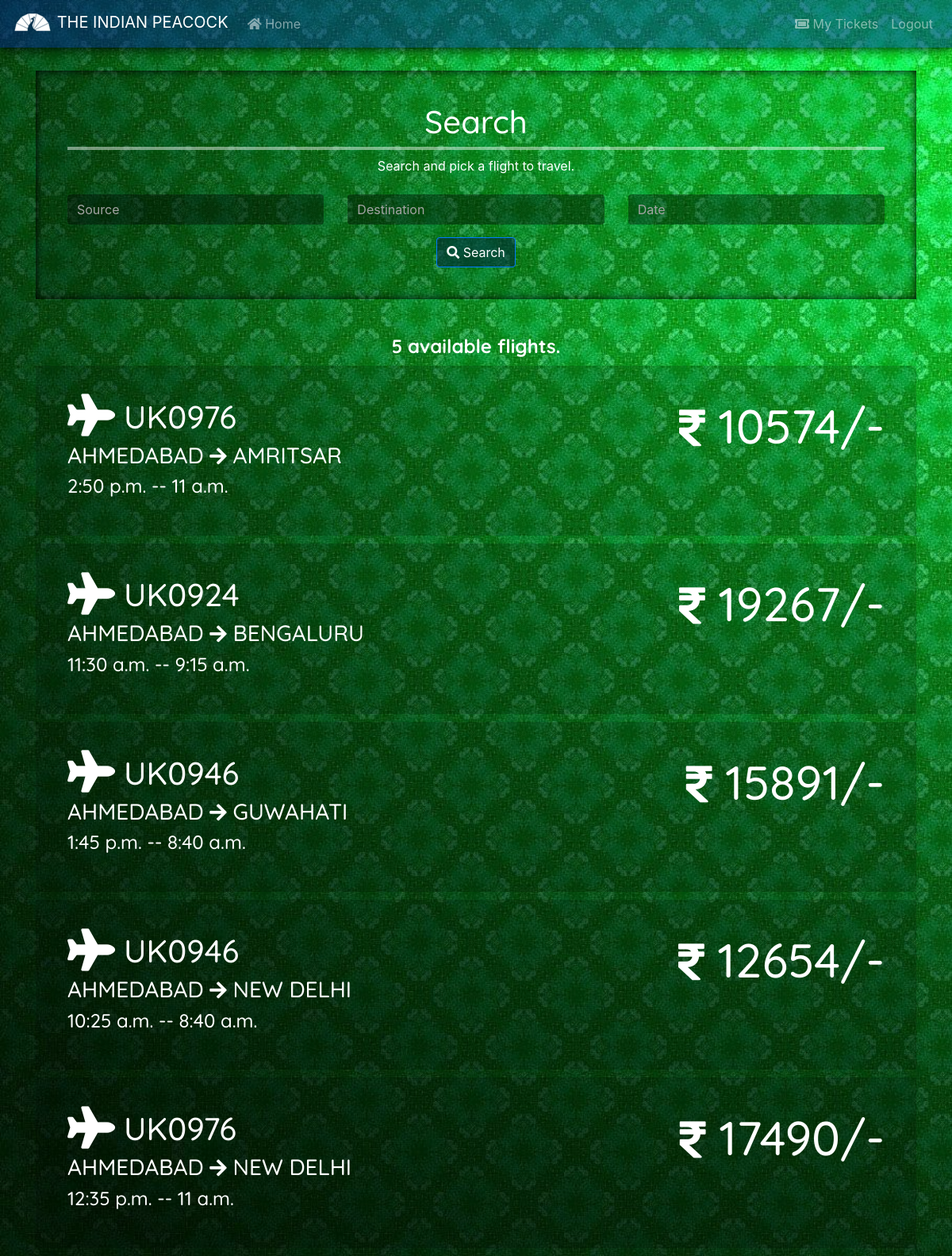
/index/ (signed in), run on the app's committed database.
### airline3app/models.py (models this page shows, shortened)
class FlightDetail(models.Model):
    flight_code = models.ForeignKey(Plane, on_delete=models.CASCADE)
    route_no = models.ForeignKey(Route, on_delete=models.CASCADE)
    arrival = models.TimeField()
    departure = models.TimeField(null=True)
    price = models.PositiveIntegerField()
    class Meta:
        unique_together = (('flight_code', 'route_no'),)

class Route(models.Model):
    route_no = models.AutoField(primary_key=True)
    route_dest = models.CharField(max_length = 100)
    route_src = models.CharField(max_length = 100)
    class Meta:
        unique_together = (('route_dest', 'route_src'),)

### airline3app/views.py (the view)
# urls.py: path('index/',views.index,name='index'),
@login_required
def index(request):
    global cities
    form = SearchForm()
    source = ''
    destination = ''
    q1 = FlightDetail.objects.none()
    if request.method == "POST":
        form = SearchForm(request.POST)
        if form.is_valid():
            jdte = form.cleaned_data.get('Date')
            Day = jdte.strftime("%a").upper()
            source = form.cleaned_data.get('source')
            destination = form.cleaned_data.get('destination')
            request.session['jdte'] = jdte.strftime("%m/%d/%Y")
            q1 = FlightDetail.objects.filter(route_no__route_src__iexact=source, route_no__route_dest__iexact=destination).exclude(noflightday__Days=Day)
            if q1:
                request.session['R_No'] = q1[0].route_no_id
        else:
            print("ERROR")
    else:
        q1 = FlightDetail.objects.all()
    return render(request,'index.html',{'form':form, 'flights':q1, 'dest':destination, 'src':source, 'cities':cities})

### airline3app/forms.py
class SearchForm(forms.Form):
    source = forms.CharField(widget=forms.TextInput(attrs={'autocomplete': 'off'}))
    destination = forms.CharField(widget=forms.TextInput(attrs={'autocomplete': 'off'}))
    Date = forms.DateField(widget=forms.TextInput(attrs={'class': 'datepicker', 'autocomplete': 'off'}))

### templates/index.html (shortened to what this page needs)
<!DOCTYPE html>
{% extends 'base.html' %}
{% load static %}
{% block links_n_scripts %}
  {% load bootstrap4 %}
  {% bootstrap_css %}
  <link rel="stylesheet" href="//code.jquery.com/ui/1.12.1/themes/base/jquery-ui.css">
{% endblock %}
{% block body_block %}
<div class="jumbotron jumbotron-translucent" style="margin: 65px 0px 45px 0px; border-radius: 0rem!important;">
  <form method="post">
    <h1 align="center">Search</h1>
    <hr>
    <div align="center" style="color: white;">
    Search and pick a flight to travel.
    </div>
    <br>
    <div class="row">
      <div class="col form-group">
        <input list="src" type="text" autocomplete="off" class="form-control textbox-translucent" placeholder="Source" name="source" required title="" id="id_source">
      </div>
      <div class="col form-group">
        <input list="dest" type="text" name="destination" autocomplete="off" class="form-control textbox-translucent" placeholder="Destination" required title="" id="id_destination">
      </div>
      <div class="col form-group">
        <input type="text" name="Date" class="form-control datepicker textbox-translucent" autocomplete="off" placeholder="Date" title="" id="id_Date">
      </div>
    </div>
    <div class="col-md text-center">
      <button class="btn btn-primary button-translucent" type="submit"><i class="fas fa-search"></i> Search</button>
    </div>
  </form>
</div>
{% if flights %}
  {% if request.method == 'POST' %}
  <h4 style="text-align: center"><b>{{ flights.count }} flights found.</b></h4>
  {% else %}
  <h4 style="text-align: center"><b>{{ flights.count }} available flights.</b></h4>
  {% endif %}
  {% for flights in flights %}
    <div class="jumbotron jumbotron-translucent" style="margin: 10px 0px; box-shadow: none;border-radius: 0rem!important;">
      <div class="row">
        <div class="col">
          <h1><i class="fas fa-plane fa-lg"></i> {{ flights.flight_code_id }}</h1>
          <h3>{{ flights.route_no.route_src }} <i class="fas fa-arrow-right fa-sm"></i> {{ flights.route_no.route_dest }}</h3>
          <h4>{{ flights.arrival }} -- {{ flights.departure }}</h4>
        </div>
        <div class="col" style="text-align: right">
          <h1 style="font-size: 60px;"><i class="fas fa-rupee-sign fa-sm"></i> {{ flights.price }}/-</h1>
        </div>
      </div>
    </div>
  {% endfor %}
{% else %}
  <h1 style="color: #efefef;">NO PLANES</h1>
{% endif %}
{% endblock %}

### static/css/tweaks.css (style rules this page uses)
.jumbotron-translucent { background-color: #00000029!important; box-shadow: inset 0 0 11px black; padding: 40px!important; border-top-left-radius: 4rem!important; border-bottom-right-radius: 4rem!important; }
h1, h2, h3, h4, h5, h6 { color: white!important; font-family: 'Quicksand', sans-serif!important; }
input::placeholder { color: rgb(163, 163, 163)!important; }
input { color: white!important; }
.textbox-translucent { background-color: #00000060!important; border: transparent!important; }
.button-translucent { background-color: #001f4085!important; border-color: #007bff!important; transition: background-color .15s ease-in-out!important; }
hr { display: block; margin-top: 0.5em!important; margin-bottom: 0.5em!important; margin-left: auto; margin-right: auto; border: 2px solid rgba(255, 255, 255, 0.459)!important; }

### data on the page
FlightDetail: flight_code_id "UK0976", route_no.route_src "AHMEDABAD", route_no.route_dest "AMRITSAR", arrival "2:50 p.m.", departure "11 a.m.", price "10574"
FlightDetail: flight_code_id "UK0924", route_no.route_src "AHMEDABAD", route_no.route_dest "BENGALURU", arrival "11:30 a.m.", departure "9:15 a.m.", price "19267"
FlightDetail: flight_code_id "UK0946", route_no.route_src "AHMEDABAD", route_no.route_dest "GUWAHATI", arrival "1:45 p.m.", departure "8:40 a.m.", price "15891"
FlightDetail: flight_code_id "UK0946", route_no.route_src "AHMEDABAD", route_no.route_dest "NEW DELHI", arrival "10:25 a.m.", departure "8:40 a.m.", price "12654"
FlightDetail: flight_code_id "UK0976", route_no.route_src "AHMEDABAD", route_no.route_dest "NEW DELHI", arrival "12:35 p.m.", departure "11 a.m.", price "17490"

### other printed values
{{ flights.count }} "5"
